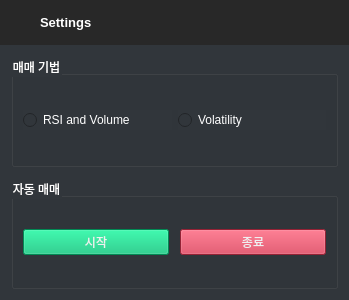
<?xml version="1.0" encoding="UTF-8"?>
<ui version="4.0">
 <class>Form</class>
 <widget class="QWidget" name="Form">
  <property name="geometry">
   <rect>
    <x>0</x>
    <y>0</y>
    <width>349</width>
    <height>300</height>
   </rect>
  </property>
  <property name="windowTitle">
   <string>Form</string>
  </property>
  <property name="styleSheet">
   <string notr="true">background-color: #31363b;</string>
  </property>
  <layout class="QVBoxLayout" name="verticalLayout_2">
   <property name="spacing">
    <number>0</number>
   </property>
   <property name="leftMargin">
    <number>0</number>
   </property>
   <property name="topMargin">
    <number>0</number>
   </property>
   <property name="rightMargin">
    <number>0</number>
   </property>
   <property name="bottomMargin">
    <number>0</number>
   </property>
   <item>
    <widget class="QFrame" name="top_frame">
     <property name="minimumSize">
      <size>
       <width>0</width>
       <height>0</height>
      </size>
     </property>
     <property name="maximumSize">
      <size>
       <width>16777215</width>
       <height>45</height>
      </size>
     </property>
     <property name="font">
      <font>
       <weight>75</weight>
       <bold>true</bold>
      </font>
     </property>
     <property name="autoFillBackground">
      <bool>false</bool>
     </property>
     <property name="styleSheet">
      <string notr="true">background-color: rgb(40,40,40);

</string>
     </property>
     <property name="frameShape">
      <enum>QFrame::NoFrame</enum>
     </property>
     <property name="frameShadow">
      <enum>QFrame::Raised</enum>
     </property>
     <layout class="QHBoxLayout" name="horizontalLayout_4">
      <property name="spacing">
       <number>0</number>
      </property>
      <property name="leftMargin">
       <number>0</number>
      </property>
      <property name="topMargin">
       <number>0</number>
      </property>
      <property name="rightMargin">
       <number>0</number>
      </property>
      <property name="bottomMargin">
       <number>0</number>
      </property>
      <item>
       <widget class="QFrame" name="top_label">
        <property name="minimumSize">
         <size>
          <width>0</width>
          <height>40</height>
         </size>
        </property>
        <property name="styleSheet">
         <string notr="true"/>
        </property>
        <layout class="QHBoxLayout" name="horizontalLayout_3">
         <property name="spacing">
          <number>0</number>
         </property>
         <property name="leftMargin">
          <number>4</number>
         </property>
         <property name="topMargin">
          <number>0</number>
         </property>
         <property name="rightMargin">
          <number>0</number>
         </property>
         <property name="bottomMargin">
          <number>0</number>
         </property>
         <item>
          <widget class="QPushButton" name="pushButton_3">
           <property name="minimumSize">
            <size>
             <width>30</width>
             <height>30</height>
            </size>
           </property>
           <property name="maximumSize">
            <size>
             <width>30</width>
             <height>30</height>
            </size>
           </property>
           <property name="text">
            <string/>
           </property>
           <property name="icon">
            <iconset>
             <normaloff>../icons/16x16/cil-chart-line.png</normaloff>../icons/16x16/cil-chart-line.png</iconset>
           </property>
           <property name="flat">
            <bool>true</bool>
           </property>
          </widget>
         </item>
         <item>
          <widget class="QLabel" name="toplabel_title">
           <property name="sizeIncrement">
            <size>
             <width>0</width>
             <height>40</height>
            </size>
           </property>
           <property name="font">
            <font>
             <family>Segoe UI</family>
             <pointsize>10</pointsize>
             <weight>75</weight>
             <italic>false</italic>
             <bold>true</bold>
             <underline>false</underline>
             <strikeout>false</strikeout>
            </font>
           </property>
           <property name="styleSheet">
            <string notr="true">margin-left: 3px;
color: rgb(255, 255, 255);</string>
           </property>
           <property name="text">
            <string>Settings</string>
           </property>
           <property name="scaledContents">
            <bool>false</bool>
           </property>
           <property name="alignment">
            <set>Qt::AlignLeading|Qt::AlignLeft|Qt::AlignVCenter</set>
           </property>
           <property name="wordWrap">
            <bool>false</bool>
           </property>
           <property name="openExternalLinks">
            <bool>false</bool>
           </property>
          </widget>
         </item>
        </layout>
       </widget>
      </item>
      <item>
       <widget class="QFrame" name="frame_btn_right">
        <property name="enabled">
         <bool>true</bool>
        </property>
        <property name="maximumSize">
         <size>
          <width>120</width>
          <height>16777215</height>
         </size>
        </property>
        <property name="styleSheet">
         <string notr="true"/>
        </property>
        <layout class="QHBoxLayout" name="frame_btn" stretch="0,0,0">
         <property name="spacing">
          <number>0</number>
         </property>
         <property name="leftMargin">
          <number>0</number>
         </property>
         <property name="topMargin">
          <number>0</number>
         </property>
         <property name="rightMargin">
          <number>0</number>
         </property>
         <property name="bottomMargin">
          <number>0</number>
         </property>
         <item>
          <widget class="QPushButton" name="minimize_btn">
           <property name="sizePolicy">
            <sizepolicy hsizetype="Minimum" vsizetype="Expanding">
             <horstretch>0</horstretch>
             <verstretch>0</verstretch>
            </sizepolicy>
           </property>
           <property name="minimumSize">
            <size>
             <width>0</width>
             <height>0</height>
            </size>
           </property>
           <property name="maximumSize">
            <size>
             <width>40</width>
             <height>40</height>
            </size>
           </property>
           <property name="toolTip">
            <string>Minimize</string>
           </property>
           <property name="statusTip">
            <string/>
           </property>
           <property name="whatsThis">
            <string/>
           </property>
           <property name="accessibleName">
            <string/>
           </property>
           <property name="styleSheet">
            <string notr="true">QPushButton {	
	border: none;
	background-color: transparent;
}
QPushButton:hover {
	background-color: rgb(52, 59, 72);
}
QPushButton:pressed {	
	background-color: rgb(85, 170, 255);
}</string>
           </property>
           <property name="text">
            <string/>
           </property>
           <property name="icon">
            <iconset>
             <normaloff>../icons/20x20/cil-window-minimize.png</normaloff>../icons/20x20/cil-window-minimize.png</iconset>
           </property>
          </widget>
         </item>
         <item>
          <widget class="QPushButton" name="maximize_btn">
           <property name="sizePolicy">
            <sizepolicy hsizetype="Minimum" vsizetype="Expanding">
             <horstretch>0</horstretch>
             <verstretch>0</verstretch>
            </sizepolicy>
           </property>
           <property name="maximumSize">
            <size>
             <width>40</width>
             <height>40</height>
            </size>
           </property>
           <property name="toolTip">
            <string>Maximize</string>
           </property>
           <property name="styleSheet">
            <string notr="true">QPushButton {	
	border: none;
	background-color: transparent;
}
QPushButton:hover {
	background-color: rgb(52, 59, 72);
}
QPushButton:pressed {	
	background-color: rgb(85, 170, 255);
}</string>
           </property>
           <property name="text">
            <string/>
           </property>
           <property name="icon">
            <iconset>
             <normaloff>../icons/16x16/cil-window-maximize.png</normaloff>../icons/16x16/cil-window-maximize.png</iconset>
           </property>
          </widget>
         </item>
         <item>
          <widget class="QPushButton" name="close_btn">
           <property name="sizePolicy">
            <sizepolicy hsizetype="Minimum" vsizetype="Expanding">
             <horstretch>0</horstretch>
             <verstretch>0</verstretch>
            </sizepolicy>
           </property>
           <property name="minimumSize">
            <size>
             <width>0</width>
             <height>0</height>
            </size>
           </property>
           <property name="maximumSize">
            <size>
             <width>40</width>
             <height>40</height>
            </size>
           </property>
           <property name="font">
            <font>
             <weight>50</weight>
             <bold>false</bold>
            </font>
           </property>
           <property name="toolTip">
            <string>Close</string>
           </property>
           <property name="styleSheet">
            <string notr="true">QPushButton {	
	border: none;
	background-color: transparent;
}
QPushButton:hover {
	background-color: rgb(52, 59, 72);
}
QPushButton:pressed {	
	background-color: rgb(85, 170, 255);
}</string>
           </property>
           <property name="text">
            <string/>
           </property>
           <property name="icon">
            <iconset>
             <normaloff>../icons/20x20/cil-x.png</normaloff>../icons/20x20/cil-x.png</iconset>
           </property>
           <property name="iconSize">
            <size>
             <width>20</width>
             <height>20</height>
            </size>
           </property>
          </widget>
         </item>
        </layout>
       </widget>
      </item>
     </layout>
    </widget>
   </item>
   <item>
    <layout class="QVBoxLayout" name="verticalLayout">
     <property name="spacing">
      <number>11</number>
     </property>
     <property name="leftMargin">
      <number>11</number>
     </property>
     <property name="topMargin">
      <number>11</number>
     </property>
     <property name="rightMargin">
      <number>11</number>
     </property>
     <property name="bottomMargin">
      <number>11</number>
     </property>
     <item>
      <widget class="QGroupBox" name="groupBox">
       <property name="styleSheet">
        <string notr="true">color: rgb(255, 255, 255);</string>
       </property>
       <property name="title">
        <string>매매 기법</string>
       </property>
       <layout class="QHBoxLayout" name="horizontalLayout_2">
        <item>
         <widget class="QRadioButton" name="RSI">
          <property name="styleSheet">
           <string notr="true">color: rgb(255, 255, 255);</string>
          </property>
          <property name="text">
           <string>RSI and Volume</string>
          </property>
         </widget>
        </item>
        <item>
         <widget class="QRadioButton" name="Volatility">
          <property name="layoutDirection">
           <enum>Qt::LeftToRight</enum>
          </property>
          <property name="styleSheet">
           <string notr="true">color: rgb(255, 255, 255);</string>
          </property>
          <property name="text">
           <string>Volatility</string>
          </property>
         </widget>
        </item>
       </layout>
      </widget>
     </item>
     <item>
      <widget class="QGroupBox" name="groupBox_2">
       <property name="styleSheet">
        <string notr="true">color: rgb(255, 255, 255);</string>
       </property>
       <property name="title">
        <string>자동 매매</string>
       </property>
       <layout class="QHBoxLayout" name="horizontalLayout">
        <property name="spacing">
         <number>11</number>
        </property>
        <item>
         <widget class="QPushButton" name="start">
          <property name="styleSheet">
           <string notr="true">QPushButton
{
    color: #eff0f1;
    background-color: #02c076;
}</string>
          </property>
          <property name="text">
           <string>시작</string>
          </property>
         </widget>
        </item>
        <item>
         <widget class="QPushButton" name="stop">
          <property name="styleSheet">
           <string notr="true">QPushButton
{
    color: #eff0f1;
    background-color: #cf304a;
}</string>
          </property>
          <property name="text">
           <string>종료</string>
          </property>
         </widget>
        </item>
       </layout>
      </widget>
     </item>
    </layout>
   </item>
  </layout>
 </widget>
 <resources/>
 <connections/>
</ui>
